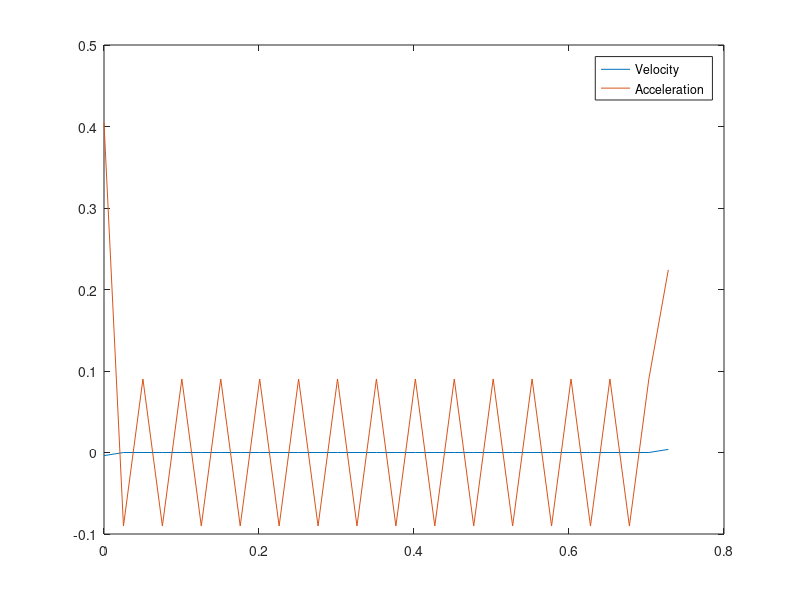
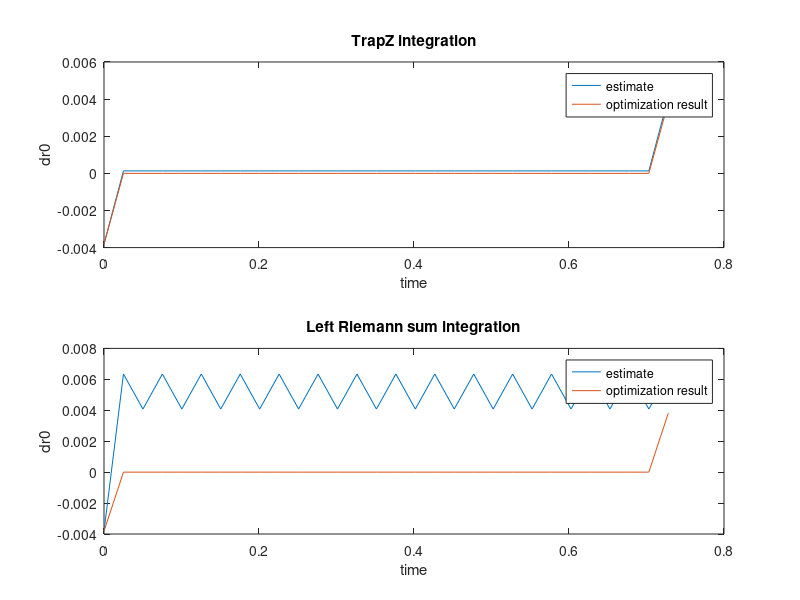

MATLAB code for these plots, in order:
load('noAnkleNoDamp.mat');
%Check whether or not acceleration and velocity makes sense.
figure; plot(opt.t, opt.dr0); hold on; plot(opt.t, opt.ddr0); legend('Velocity','Acceleration')

% From coll constraints
% dr0k+1 - dr0k = .5 ( ddr0k + ddr0k+1) hk
i = 1:opt.collParam.N -1;
LHS = opt.dr0(i+1) - opt.dr0(i);
RHS = .5 * (opt.ddr0(i+1) + opt.ddr0(i)) * opt.Tstance/opt.collParam.N;
disp(['Error in constraints is ' num2str(max(abs(LHS-RHS)))])

% %Test
% opt.ddr0 = opt.t.^2;
% opt.dr0 = 1/3*opt.t.^3 +.5;
% %\Test

%Can I numerically integrate?
%TrapZ integration
dr0EST = opt.dr0(1);
dt = mean(diff(opt.t));
for q = 1:opt.collParam.N-1
    dr0EST(q+1) = dr0EST(q)+.5*(opt.ddr0(q)+opt.ddr0(q+1)) * dt;
end
figure; 
subplot(2,1,1);
plot(opt.t, dr0EST); hold on; plot(opt.t, opt.dr0); legend('estimate','optimization result')
title('TrapZ integration'); ylabel('dr0'); xlabel('time')
disp(['Error in forward integration is ' num2str(max(abs(dr0EST - opt.dr0)))])


% % Test
% opt.ddr0 = opt.t.^2;
% opt.dr0 = 1/3*opt.t.^3 +.5;
% % \Test

%Left Riemann sum
dr0EST = opt.dr0(1);
dt = mean(diff(opt.t));
for q = 1:opt.collParam.N-1
    dr0EST(q+1) = dr0EST(q)+ opt.ddr0(q) * dt;
end
% figure;
subplot(2,1,2);
plot(opt.t, dr0EST); hold on; plot(opt.t, opt.dr0); legend('estimate','optimization result')
title('Left Riemann sum integration'); ylabel('dr0'); xlabel('time')
disp(['Error in forward integration is ' num2str(max(abs(dr0EST - opt.dr0)))])